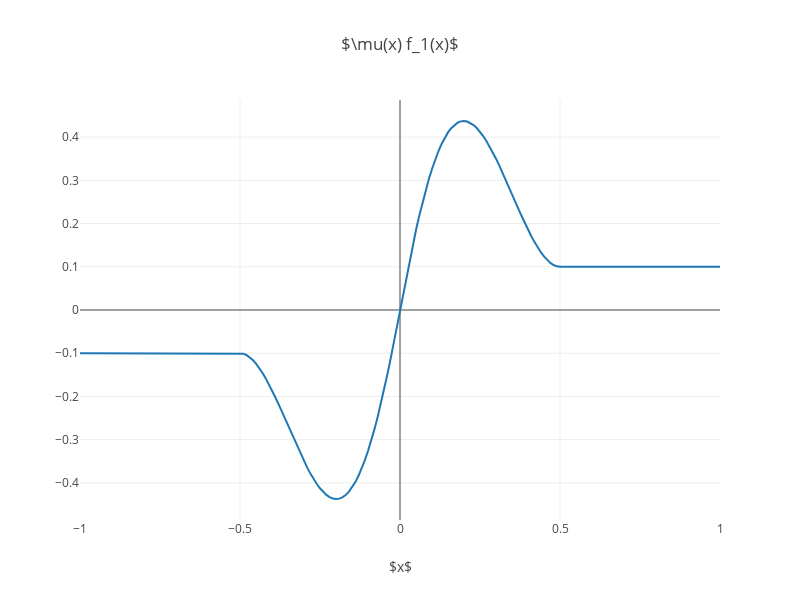

Notebook code cell kept with this figure:
### Markdown cell above
# Smooth Coefficient of Friction Molliifier
We know we want a smooth force mollifier of , so we can integrate this function to get a mollifier of that produces the desired force.
This product represents the friction force considering both the velocity dependence and the changing coefficient of friction.

### Code cell
def mu_f1(x):
    return mu(x) * f1(x)

sym_mu_f1 = Piecewise(
    (-mu_k, x < -eps_v),
    (-mu_f1(-x), x <= 0),
    (mu_f1(x), x <= eps_v),
    (mu_k, x > eps_v)
)
display(Eq(symbols(r"\mu(x) f_1(x)"), expand(sym_mu_f1)))
plot(sym_mu_f1, title=r'$\mu(x) f_1(x)$')

### Figure 1 — Plotly figure (JSON) as saved in the notebook; plotly's stock layout.template omitted (floating-point values rounded to 4 significant figures; data arrays with more than 128 entries replaced by an {"elided": "..."} marker saying what was removed)
{"data": [{"type": "scatter", "x": {"elided": "201 float values"}, "y": {"elided": "201 float values"}}], "layout": {"height": 600, "title": {"text": "$\\mu(x) f_1(x)$"}, "width": 800, "xaxis": {"title": {"text": "$x$"}}}}
